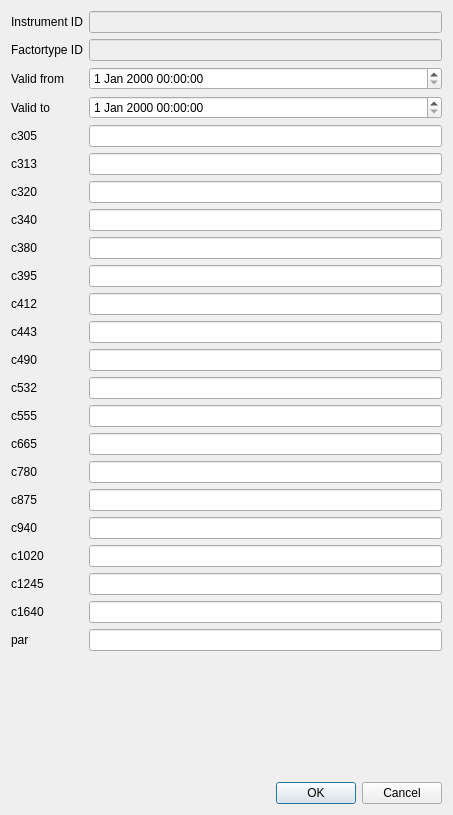
<?xml version="1.0" encoding="UTF-8"?>
<ui version="4.0">
 <class>Dialog</class>
 <widget class="QDialog" name="Dialog">
  <property name="geometry">
   <rect>
    <x>0</x>
    <y>0</y>
    <width>453</width>
    <height>815</height>
   </rect>
  </property>
  <property name="windowTitle">
   <string>New factor</string>
  </property>
  <layout class="QVBoxLayout" name="verticalLayout">
   <item>
    <layout class="QGridLayout" name="gridLayout">
     <item row="0" column="1">
      <widget class="QLineEdit" name="editInstrumentID">
       <property name="enabled">
        <bool>false</bool>
       </property>
      </widget>
     </item>
     <item row="16" column="1">
      <widget class="QLineEdit" name="editC665"/>
     </item>
     <item row="2" column="0">
      <widget class="QLabel" name="lblValidFrom">
       <property name="text">
        <string>Valid from</string>
       </property>
      </widget>
     </item>
     <item row="0" column="0">
      <widget class="QLabel" name="lblInstrumentId">
       <property name="text">
        <string>Instrument ID</string>
       </property>
      </widget>
     </item>
     <item row="21" column="1">
      <widget class="QLineEdit" name="editC1245"/>
     </item>
     <item row="13" column="1">
      <widget class="QLineEdit" name="editC490"/>
     </item>
     <item row="7" column="0">
      <widget class="QLabel" name="lblC340">
       <property name="text">
        <string>c340</string>
       </property>
      </widget>
     </item>
     <item row="8" column="1">
      <widget class="QLineEdit" name="editC380"/>
     </item>
     <item row="12" column="0">
      <widget class="QLabel" name="lblC443">
       <property name="text">
        <string>c443</string>
       </property>
      </widget>
     </item>
     <item row="3" column="0">
      <widget class="QLabel" name="lblValidTo">
       <property name="text">
        <string>Valid to</string>
       </property>
      </widget>
     </item>
     <item row="5" column="1">
      <widget class="QLineEdit" name="editC313"/>
     </item>
     <item row="6" column="0">
      <widget class="QLabel" name="lblC320">
       <property name="text">
        <string>c320</string>
       </property>
      </widget>
     </item>
     <item row="14" column="0">
      <widget class="QLabel" name="lblC532">
       <property name="text">
        <string>c532</string>
       </property>
      </widget>
     </item>
     <item row="20" column="1">
      <widget class="QLineEdit" name="editC1020"/>
     </item>
     <item row="10" column="1">
      <widget class="QLineEdit" name="editC395"/>
     </item>
     <item row="6" column="1">
      <widget class="QLineEdit" name="editC320"/>
     </item>
     <item row="4" column="0">
      <widget class="QLabel" name="lblC305">
       <property name="text">
        <string>c305</string>
       </property>
      </widget>
     </item>
     <item row="18" column="1">
      <widget class="QLineEdit" name="editC875"/>
     </item>
     <item row="11" column="0">
      <widget class="QLabel" name="lblC412">
       <property name="text">
        <string>c412</string>
       </property>
      </widget>
     </item>
     <item row="22" column="1">
      <widget class="QLineEdit" name="editC1640"/>
     </item>
     <item row="3" column="1">
      <widget class="QDateTimeEdit" name="dtValidTo"/>
     </item>
     <item row="1" column="1">
      <widget class="QLineEdit" name="editFactorID">
       <property name="enabled">
        <bool>false</bool>
       </property>
      </widget>
     </item>
     <item row="15" column="1">
      <widget class="QLineEdit" name="editC555"/>
     </item>
     <item row="11" column="1">
      <widget class="QLineEdit" name="editC412"/>
     </item>
     <item row="7" column="1">
      <widget class="QLineEdit" name="editC340"/>
     </item>
     <item row="2" column="1">
      <widget class="QDateTimeEdit" name="dtValidFrom"/>
     </item>
     <item row="10" column="0">
      <widget class="QLabel" name="lblC395">
       <property name="text">
        <string>c395</string>
       </property>
      </widget>
     </item>
     <item row="14" column="1">
      <widget class="QLineEdit" name="editC532"/>
     </item>
     <item row="19" column="1">
      <widget class="QLineEdit" name="editC940"/>
     </item>
     <item row="5" column="0">
      <widget class="QLabel" name="lblC313">
       <property name="text">
        <string>c313</string>
       </property>
      </widget>
     </item>
     <item row="8" column="0">
      <widget class="QLabel" name="lblC380">
       <property name="text">
        <string>c380</string>
       </property>
      </widget>
     </item>
     <item row="1" column="0">
      <widget class="QLabel" name="lblFactortypeID">
       <property name="text">
        <string>Factortype ID</string>
       </property>
      </widget>
     </item>
     <item row="4" column="1">
      <widget class="QLineEdit" name="editC305"/>
     </item>
     <item row="17" column="1">
      <widget class="QLineEdit" name="editC780"/>
     </item>
     <item row="12" column="1">
      <widget class="QLineEdit" name="editC443"/>
     </item>
     <item row="13" column="0">
      <widget class="QLabel" name="lblC490">
       <property name="text">
        <string>c490</string>
       </property>
      </widget>
     </item>
     <item row="23" column="1">
      <widget class="QLineEdit" name="editPar"/>
     </item>
     <item row="15" column="0">
      <widget class="QLabel" name="lblC555">
       <property name="text">
        <string>c555</string>
       </property>
      </widget>
     </item>
     <item row="16" column="0">
      <widget class="QLabel" name="lblC665">
       <property name="text">
        <string>c665</string>
       </property>
      </widget>
     </item>
     <item row="17" column="0">
      <widget class="QLabel" name="lblC780">
       <property name="text">
        <string>c780</string>
       </property>
      </widget>
     </item>
     <item row="18" column="0">
      <widget class="QLabel" name="lblC875">
       <property name="text">
        <string>c875</string>
       </property>
      </widget>
     </item>
     <item row="19" column="0">
      <widget class="QLabel" name="lblC940">
       <property name="text">
        <string>c940</string>
       </property>
      </widget>
     </item>
     <item row="20" column="0">
      <widget class="QLabel" name="lblC1020">
       <property name="text">
        <string>c1020</string>
       </property>
      </widget>
     </item>
     <item row="21" column="0">
      <widget class="QLabel" name="lblC1245">
       <property name="text">
        <string>c1245</string>
       </property>
      </widget>
     </item>
     <item row="22" column="0">
      <widget class="QLabel" name="lblC1640">
       <property name="text">
        <string>c1640</string>
       </property>
      </widget>
     </item>
     <item row="23" column="0">
      <widget class="QLabel" name="lblPar">
       <property name="text">
        <string>par</string>
       </property>
      </widget>
     </item>
    </layout>
   </item>
   <item>
    <spacer name="verticalSpacer">
     <property name="orientation">
      <enum>Qt::Vertical</enum>
     </property>
     <property name="sizeHint" stdset="0">
      <size>
       <width>20</width>
       <height>40</height>
      </size>
     </property>
    </spacer>
   </item>
   <item>
    <widget class="QDialogButtonBox" name="buttonBox">
     <property name="orientation">
      <enum>Qt::Horizontal</enum>
     </property>
     <property name="standardButtons">
      <set>QDialogButtonBox::Cancel|QDialogButtonBox::Ok</set>
     </property>
    </widget>
   </item>
  </layout>
 </widget>
 <resources/>
 <connections>
  <connection>
   <sender>buttonBox</sender>
   <signal>accepted()</signal>
   <receiver>Dialog</receiver>
   <slot>accept()</slot>
   <hints>
    <hint type="sourcelabel">
     <x>248</x>
     <y>254</y>
    </hint>
    <hint type="destinationlabel">
     <x>157</x>
     <y>274</y>
    </hint>
   </hints>
  </connection>
  <connection>
   <sender>buttonBox</sender>
   <signal>rejected()</signal>
   <receiver>Dialog</receiver>
   <slot>reject()</slot>
   <hints>
    <hint type="sourcelabel">
     <x>316</x>
     <y>260</y>
    </hint>
    <hint type="destinationlabel">
     <x>286</x>
     <y>274</y>
    </hint>
   </hints>
  </connection>
 </connections>
</ui>
